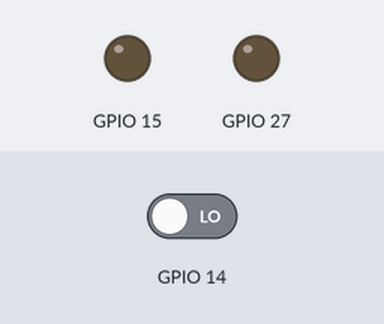
The program below on a simulated Raspberry Pi (BCM pin numbers). Parts: output pins drawn as LEDs (lit = HIGH). Inputs (shaded band) come from the test bench; at power-on: GPIO 14 LOW. Each call to the cloud database takes 0.3 s, and an entry nobody has set reads as its off value or as empty.

Above: at 1.2 s.
1.3 s: GPIO 14 driven HIGH
At 1.8 s:
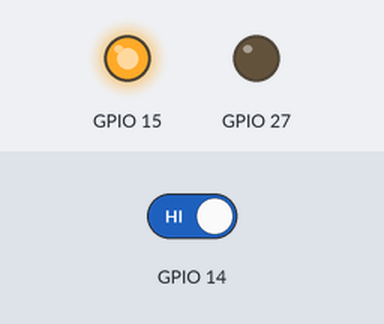
3.0 s: GPIO 14 driven LOW
At 4.2 s:
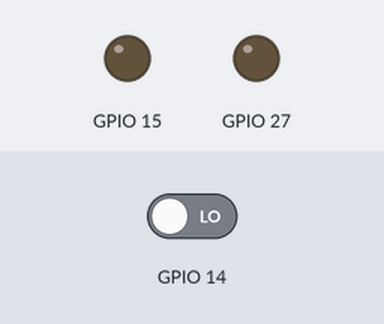
Timing chart, 0 to 6.0 s (numbered marks = the images above; inputs shaded):
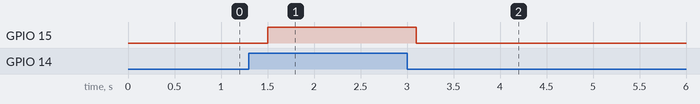

The program:

co.py
```python
import RPi.GPIO as GPIO
import time
import pyrebase

config = {"apiKey": "AIzaSyCgj-4Kh-qGt8M9_xIXWzusCPeS-rfpyZk","authDomain": "baba-neonatal-monitoring.firebaseapp.com","databaseURL": "https://baba-neonatal-monitoring.firebaseio.com","projectId": "baba-neonatal-monitoring","storageBucket": "baba-neonatal-monitoring.appspot.com","messagingSenderId": "935817435019"}
firebase = pyrebase.initialize_app(config)
db = firebase.database()

GPIO.setmode(GPIO.BCM)
GPIO.setup(14, GPIO.IN)
GPIO.setup(15, GPIO.OUT)
GPIO.setup(27, GPIO.OUT)
GPIO.setwarnings(False)

try:
    while True:
        if GPIO.input(14) and GPIO.input(14)==1:
	    GPIO.output(15, GPIO.HIGH)
            time.sleep(0.1)
            db.child("Devices").child("baba123").child("carbon_monoxide").set("High")
        if GPIO.input(14) == 0:
            GPIO.output(15, GPIO.LOW)
            db.child("Devices").child("baba123").child("carbon_monoxide").set("Normal")
except KeyboardInterrupt:
    GPIO.cleanup()
```

Measured:
- after the input at 1.3 s, GPIO 15: LOW → HIGH after 0.20 s
- after the input at 3.0 s, GPIO 15: HIGH → LOW after 0.10 s
